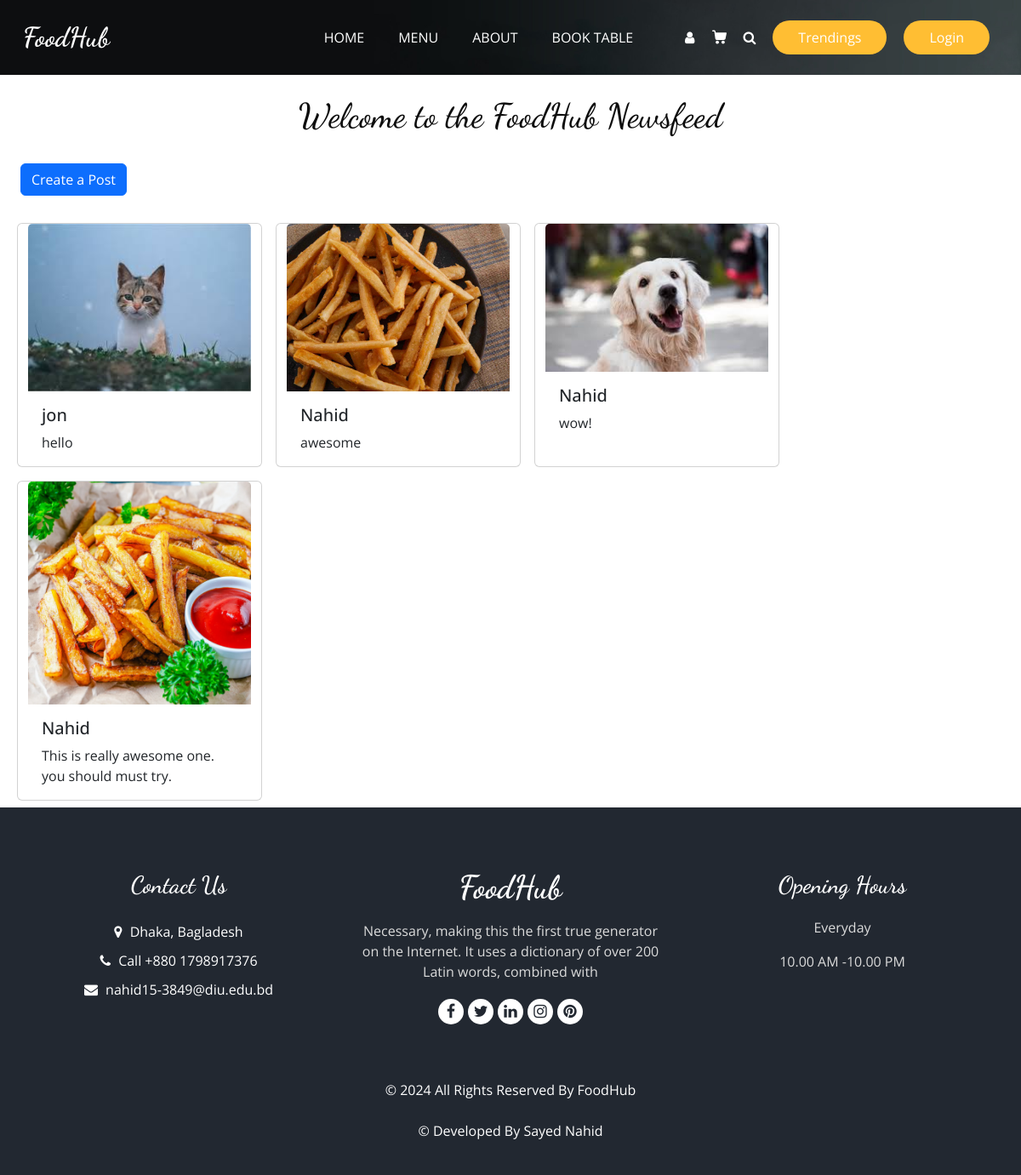
Before: /postlist with the older database file.
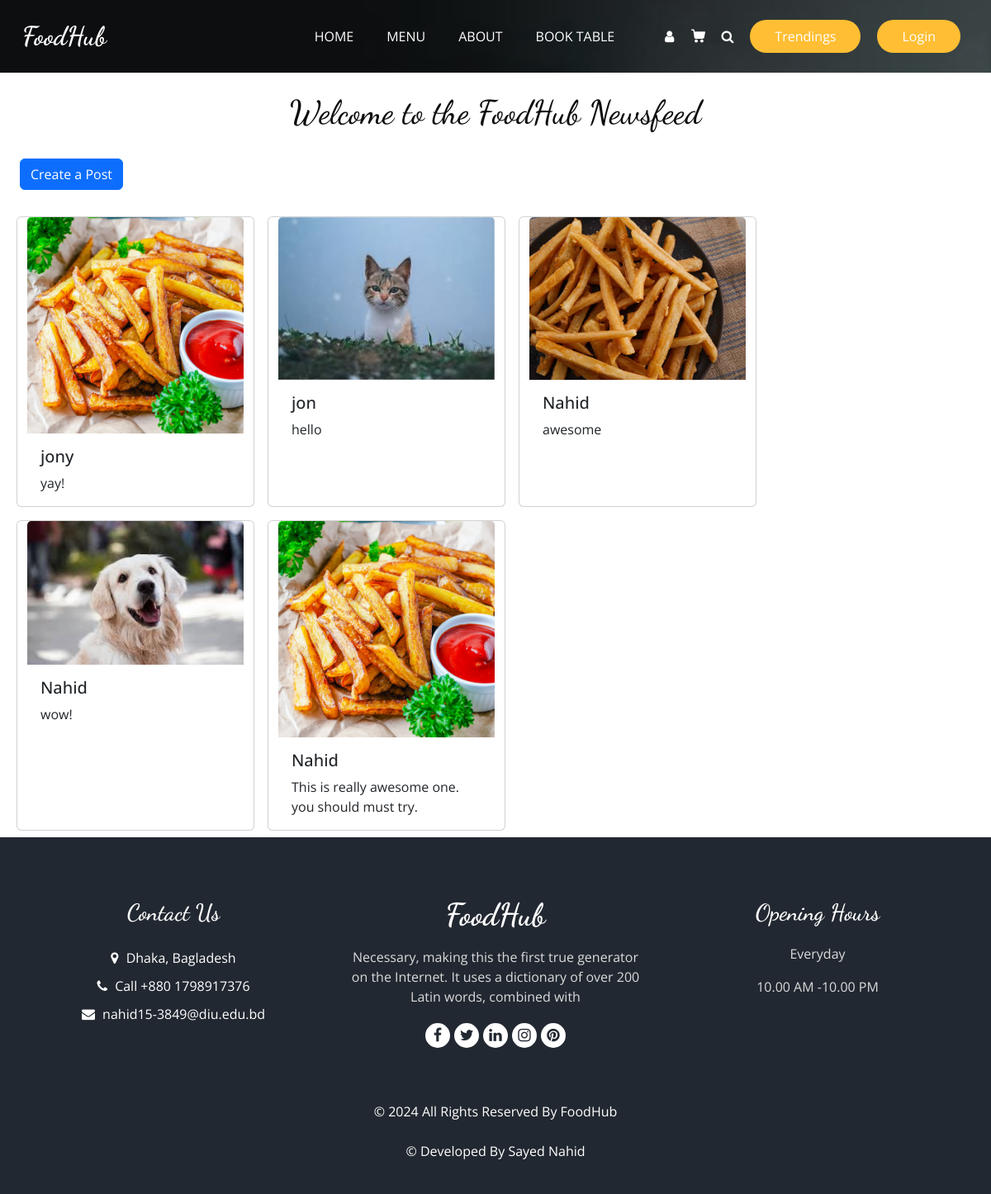
After: the same page with the newer database file.
### myapp/models.py (models this page shows, shortened)
class Post(models.Model):
    user = models.ForeignKey(User, on_delete=models.CASCADE)
    text = models.TextField(max_length=250)
    photo = models.ImageField(upload_to='photos/', blank=True, null=True)
    created_at = models.DateTimeField(auto_now_add=True)
    updated_at = models.DateTimeField(auto_now=True)

### myapp/views.py (the view)
# urls.py: path('postlist', views.post_list, name="post_list"),
def post_list(request):
    posts = Post.objects.all().order_by('-created_at')
    return render(request, 'post_list.html', {'posts': posts})

### myapp/templates/post_list.html (shortened to what this page needs)
{% extends "base.html" %}
{% block content %}
<h1 class="text-center mt-4">Welcome to the FoodHub Newsfeed</h1>
<a class="btn btn-primary m-4" href="{% url 'post_create' %}">Create a Post</a>
<div class="container row gap-3 m-2">
    {% for post in posts%}
    <div class="card" style="width: 18rem;">
        <img src="{{post.photo.url}}" class="card-img-top" alt="...">
        <div class="card-body">
          <h5 class="card-title">{{post.user.username}}</h5>
          <p class="card-text">{{post.text}}</p>
        </div>
      </div>
    {% endfor %}
</div>
{% endblock %}

Changed rows visible on the page:
added Post: photo (picture), user.username "jony", text "yay!"
